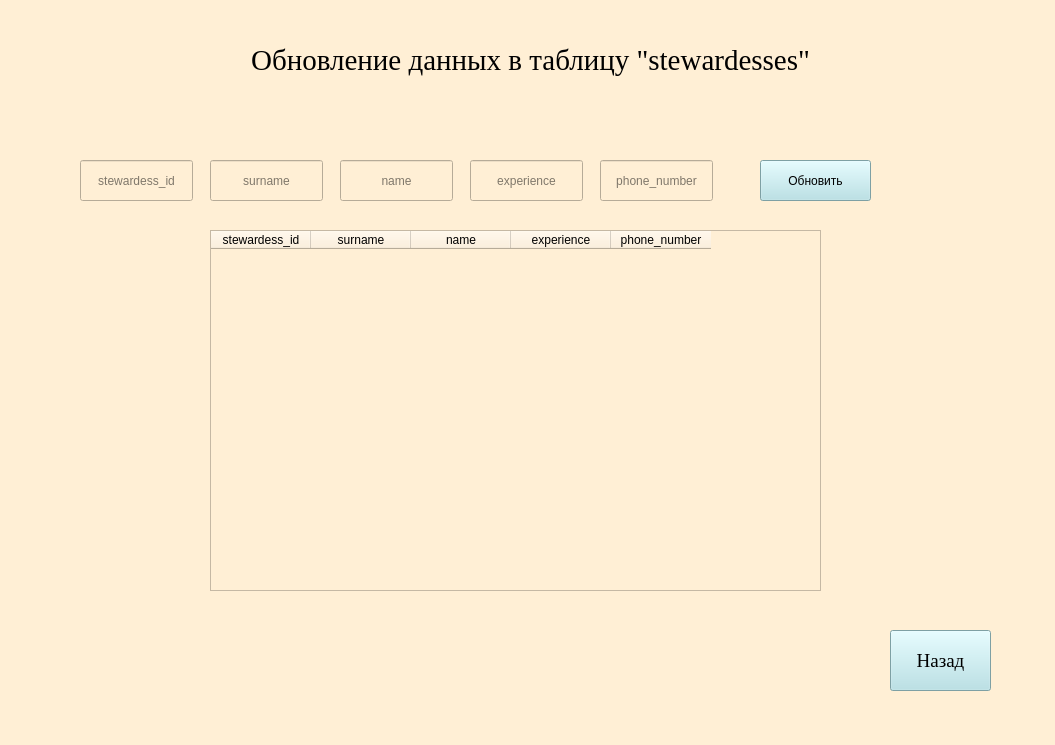
<?xml version="1.0" encoding="UTF-8"?>
<ui version="4.0">
 <class>MainWindow</class>
 <widget class="QMainWindow" name="MainWindow">
  <property name="geometry">
   <rect>
    <x>0</x>
    <y>0</y>
    <width>1055</width>
    <height>745</height>
   </rect>
  </property>
  <property name="windowTitle">
   <string>Добавление записей</string>
  </property>
  <property name="styleSheet">
   <string notr="true">background-color: rgb(255, 239, 213)</string>
  </property>
  <widget class="QWidget" name="centralwidget">
   <widget class="QPushButton" name="back">
    <property name="geometry">
     <rect>
      <x>890</x>
      <y>630</y>
      <width>101</width>
      <height>61</height>
     </rect>
    </property>
    <property name="font">
     <font>
      <family>Times New Roman</family>
      <pointsize>14</pointsize>
     </font>
    </property>
    <property name="styleSheet">
     <string notr="true">background-color: rgb(176, 224, 230)</string>
    </property>
    <property name="text">
     <string>Назад</string>
    </property>
   </widget>
   <widget class="QLabel" name="label">
    <property name="geometry">
     <rect>
      <x>0</x>
      <y>30</y>
      <width>1061</width>
      <height>61</height>
     </rect>
    </property>
    <property name="font">
     <font>
      <family>Times New Roman</family>
      <pointsize>22</pointsize>
     </font>
    </property>
    <property name="text">
     <string>Обновление данных в таблицу &quot;stewardesses&quot;</string>
    </property>
    <property name="alignment">
     <set>Qt::AlignCenter</set>
    </property>
   </widget>
   <widget class="QLineEdit" name="lineEdit">
    <property name="geometry">
     <rect>
      <x>80</x>
      <y>160</y>
      <width>113</width>
      <height>41</height>
     </rect>
    </property>
    <property name="alignment">
     <set>Qt::AlignCenter</set>
    </property>
    <property name="placeholderText">
     <string>stewardess_id</string>
    </property>
   </widget>
   <widget class="QLineEdit" name="lineEdit_2">
    <property name="geometry">
     <rect>
      <x>210</x>
      <y>160</y>
      <width>113</width>
      <height>41</height>
     </rect>
    </property>
    <property name="alignment">
     <set>Qt::AlignCenter</set>
    </property>
    <property name="placeholderText">
     <string>surname</string>
    </property>
   </widget>
   <widget class="QLineEdit" name="lineEdit_3">
    <property name="geometry">
     <rect>
      <x>340</x>
      <y>160</y>
      <width>113</width>
      <height>41</height>
     </rect>
    </property>
    <property name="alignment">
     <set>Qt::AlignCenter</set>
    </property>
    <property name="placeholderText">
     <string>name</string>
    </property>
   </widget>
   <widget class="QLineEdit" name="lineEdit_5">
    <property name="geometry">
     <rect>
      <x>470</x>
      <y>160</y>
      <width>113</width>
      <height>41</height>
     </rect>
    </property>
    <property name="alignment">
     <set>Qt::AlignCenter</set>
    </property>
    <property name="placeholderText">
     <string>experience</string>
    </property>
   </widget>
   <widget class="QLineEdit" name="lineEdit_6">
    <property name="geometry">
     <rect>
      <x>600</x>
      <y>160</y>
      <width>113</width>
      <height>41</height>
     </rect>
    </property>
    <property name="alignment">
     <set>Qt::AlignCenter</set>
    </property>
    <property name="placeholderText">
     <string>phone_number</string>
    </property>
   </widget>
   <widget class="QPushButton" name="ok">
    <property name="geometry">
     <rect>
      <x>760</x>
      <y>160</y>
      <width>111</width>
      <height>41</height>
     </rect>
    </property>
    <property name="styleSheet">
     <string notr="true">background-color: rgb(176, 224, 230)</string>
    </property>
    <property name="text">
     <string>Обновить</string>
    </property>
   </widget>
   <widget class="QTableWidget" name="tableWidget">
    <property name="geometry">
     <rect>
      <x>210</x>
      <y>230</y>
      <width>611</width>
      <height>361</height>
     </rect>
    </property>
    <column>
     <property name="text">
      <string>stewardess_id</string>
     </property>
    </column>
    <column>
     <property name="text">
      <string>surname</string>
     </property>
    </column>
    <column>
     <property name="text">
      <string>name</string>
     </property>
    </column>
    <column>
     <property name="text">
      <string>experience</string>
     </property>
    </column>
    <column>
     <property name="text">
      <string>phone_number</string>
     </property>
    </column>
   </widget>
  </widget>
 </widget>
 <resources/>
 <connections/>
</ui>
